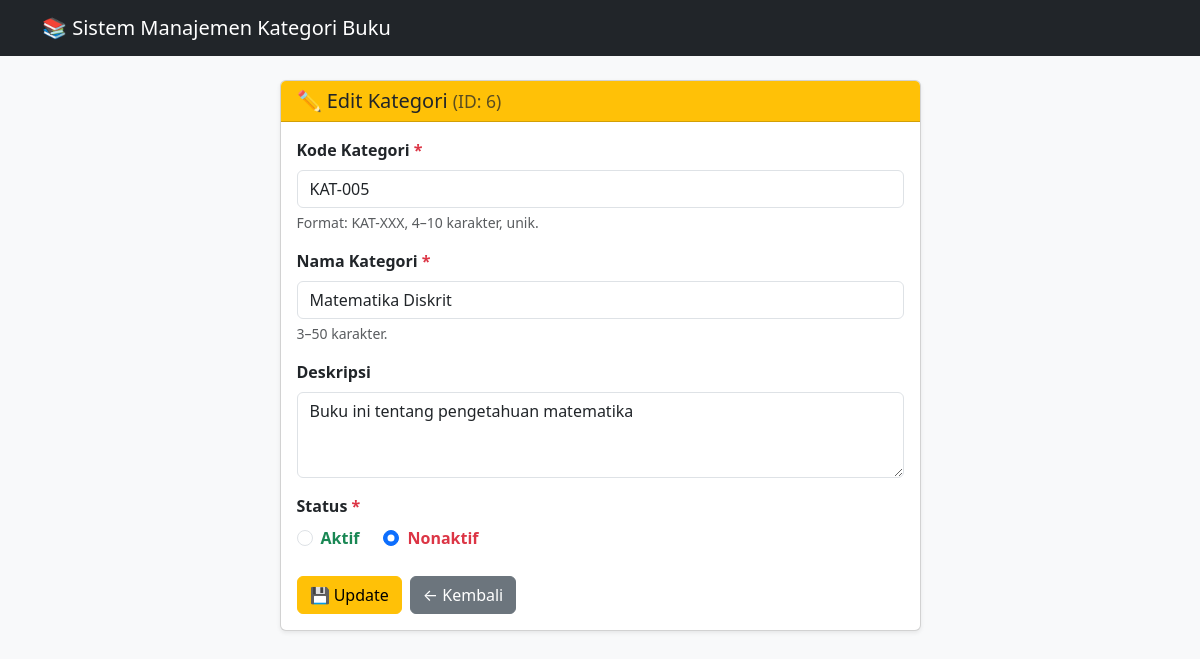
Screenshot of /edit.php?id=6 with the database file from the repository.
### tables this page shows
CREATE TABLE `kategori` (
  `id_kategori` int(11) NOT NULL,
  `kode_kategori` varchar(10) NOT NULL,
  `nama_kategori` varchar(50) NOT NULL,
  `deskripsi` text DEFAULT NULL,
  `status` enum('Aktif','Nonaktif') DEFAULT 'Aktif',
  `created_at` timestamp NOT NULL DEFAULT current_timestamp()
);

### edit.php (the view, shortened to what this page needs)
<?php
require_once 'config/database.php';
$id = isset($_GET['id']) ? (int)$_GET['id'] : 0;
$cekData = $conn->prepare("SELECT * FROM kategori WHERE id_kategori = ?");
$cekData->bind_param("i", $id);
$cekData->execute();
$resultData = $cekData->get_result();
$dataLama = $resultData->fetch_assoc();
$kode      = $dataLama['kode_kategori'];
$nama      = $dataLama['nama_kategori'];
$deskripsi = $dataLama['deskripsi'];
$status    = $dataLama['status'];
$errors    = [];
?>
<!DOCTYPE html>
<html lang="id">
<head>
    <link href="https://cdn.jsdelivr.net/npm/bootstrap@5.3.0/dist/css/bootstrap.min.css" rel="stylesheet">
</head>
<body class="bg-light">
<nav class="navbar navbar-dark bg-dark mb-4">
    <div class="container">
        <a href="index.php" class="navbar-brand">📚 Sistem Manajemen Kategori Buku</a>
    </div>
</nav>
<div class="container">
<div class="row justify-content-center">
<div class="col-md-7">
    <div class="card shadow-sm">
        <div class="card-header bg-warning text-dark">
            <h5 class="mb-0">✏️ Edit Kategori <small class="text-muted">(ID: <?= $id ?>)</small></h5>
        </div>
        <div class="card-body">
            <form method="POST" action="edit.php?id=<?= $id ?>" novalidate>
                <div class="mb-3">
                    <label for="kode_kategori" class="form-label fw-semibold">
                        Kode Kategori <span class="text-danger">*</span>
                    </label>
                    <input type="text"
                           class="form-control <?= isset($errors['kode']) ? 'is-invalid' : '' ?>"
                           id="kode_kategori" name="kode_kategori"
                           value="<?= htmlspecialchars($kode) ?>"
                           maxlength="10" required>
                    <?php if (isset($errors['kode'])): ?>
                        <div class="invalid-feedback"><?= $errors['kode'] ?></div>
                    <?php else: ?>
                        <div class="form-text">Format: KAT-XXX, 4–10 karakter, unik.</div>
                    <?php endif; ?>
                </div>
                <div class="mb-3">
                    <label for="nama_kategori" class="form-label fw-semibold">
                        Nama Kategori <span class="text-danger">*</span>
                    </label>
                    <input type="text"
                           class="form-control <?= isset($errors['nama']) ? 'is-invalid' : '' ?>"
                           id="nama_kategori" name="nama_kategori"
                           value="<?= htmlspecialchars($nama) ?>"
                           maxlength="50" required>
                    <?php if (isset($errors['nama'])): ?>
                        <div class="invalid-feedback"><?= $errors['nama'] ?></div>
                    <?php else: ?>
                        <div class="form-text">3–50 karakter.</div>
                    <?php endif; ?>
                </div>
                <div class="mb-3">
                    <label for="deskripsi" class="form-label fw-semibold">Deskripsi</label>
                    <textarea class="form-control <?= isset($errors['deskripsi']) ? 'is-invalid' : '' ?>"
                              id="deskripsi" name="deskripsi"
                              rows="3" maxlength="200"><?= htmlspecialchars($deskripsi) ?></textarea>
                </div>
                <div class="mb-4">
                    <label class="form-label fw-semibold">
                        Status <span class="text-danger">*</span>
                    </label>
                    <div class="d-flex gap-4">
                        <div class="form-check">
                            <input class="form-check-input" type="radio"
                                   name="status" id="statusAktif" value="Aktif"
                                   <?= ($status === 'Aktif') ? 'checked' : '' ?>>
                            <label class="form-check-label text-success fw-semibold" for="statusAktif">Aktif</label>
                        </div>
                        <div class="form-check">
                            <input class="form-check-input" type="radio"
                                   name="status" id="statusNonaktif" value="Nonaktif"
                                   <?= ($status === 'Nonaktif') ? 'checked' : '' ?>>
                            <label class="form-check-label text-danger fw-semibold" for="statusNonaktif">Nonaktif</label>
                        </div>
                    </div>
                </div>
                <div class="d-flex gap-2">
                    <button type="submit" class="btn btn-warning">💾 Update</button>
                    <a href="index.php" class="btn btn-secondary">← Kembali</a>
                </div>
            </form>
        </div>
    </div>
</div>
</div>
</div>
</body>
</html>

### rows the page displays
kategori: kode_kategori "KAT-005", nama_kategori "Matematika Diskrit", deskripsi "Buku ini tentang pengetahuan matematika", status "☐ Aktif", status "☑ Nonaktif"

### other values shown
$id "6"
